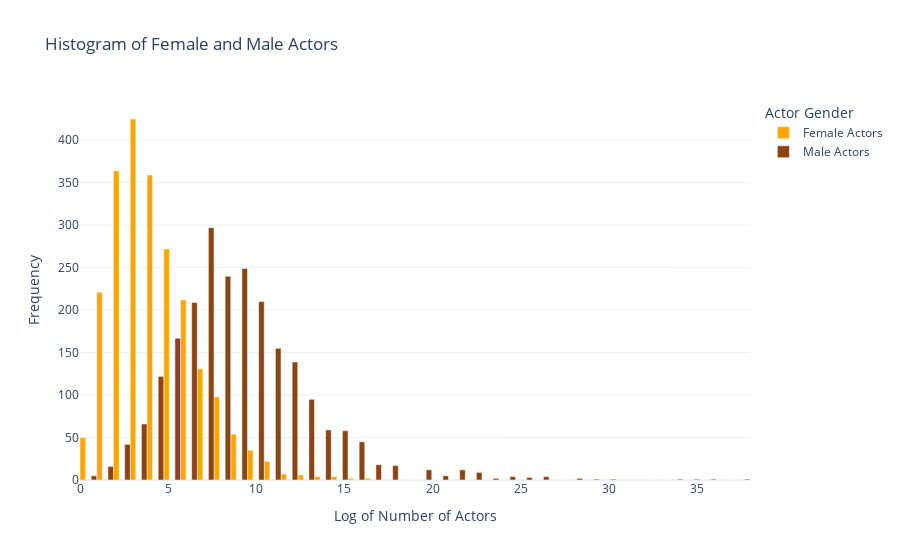

Notebook source saved alongside this figure:
### Markdown cell above
The correlation matrix for the continuous variables in our dataset shows the following relationships:

•  *Female_actors* and *Male_actors*: The correlation coefficient is *0.12*, indicating a weak positive correlation. This suggests that movies with a higher number of female actors also tend to have a higher number of male actors. We note that this could indicate a general tendency for larger casts to include more actors of both genders.

•  *log_Female_actors* and *Movie_release_date*: The correlation coefficient is *0.13*, indicating a weak positive correlation. This suggests that more recent movies tend to include a higher number of female actors. 

While gender composition affects the correlation, these findings highlight the need for deeper analysis (e.g., regression) to control for potential confounders and isolate the impact of gender on box office success.

### Code cell
eda.frequency_actors_gender()

### Figure 1 — Plotly figure (JSON) as saved in the notebook; plotly's stock layout.template omitted (floating-point values rounded to 4 significant figures)
{"data": [{"marker": {"color": "rgb(255, 165, 0)"}, "name": "Female Actors", "type": "bar", "width": 0.3167, "x": [0.1583, 1.108, 2.058, 3.008, 3.958, 4.908, 5.858, 6.808, 7.758, 8.708, 9.658, 10.61, 11.56, 12.51, 13.46, 14.41, 15.36, 16.31, 17.26, 18.21, 19.16, 20.11, 21.06, 22.01, 22.96, 23.91, 24.86, 25.81, 26.76, 27.71, 28.66, 29.61, 30.56, 31.51, 32.46, 33.41, 34.36, 35.31, 36.26, 37.21], "y": [50, 221, 364, 425, 359, 272, 212, 131, 98, 54, 35, 22, 7, 6, 4, 4, 2, 2, 0, 0, 0, 0, 0, 0, 0, 0, 0, 0, 0, 0, 0, 0, 0, 0, 0, 0, 0, 0, 0, 0]}, {"marker": {"color": "rgb(139, 69, 19)"}, "name": "Male Actors", "type": "bar", "width": 0.3167, "x": [0.7917, 1.742, 2.692, 3.642, 4.592, 5.542, 6.492, 7.442, 8.392, 9.342, 10.29, 11.24, 12.19, 13.14, 14.09, 15.04, 15.99, 16.94, 17.89, 18.84, 19.79, 20.74, 21.69, 22.64, 23.59, 24.54, 25.49, 26.44, 27.39, 28.34, 29.29, 30.24, 31.19, 32.14, 33.09, 34.04, 34.99, 35.94, 36.89, 37.84], "y": [5, 16, 42, 66, 122, 167, 209, 297, 240, 249, 210, 155, 139, 95, 59, 58, 45, 18, 17, 0, 12, 5, 12, 9, 2, 4, 3, 4, 0, 2, 1, 1, 0, 0, 0, 1, 1, 1, 0, 1]}], "layout": {"barmode": "group", "legend": {"title": {"text": "Actor Gender"}}, "title": {"text": "Histogram of Female and Male Actors"}, "xaxis": {"title": {"text": "Log of Number of Actors"}}, "yaxis": {"title": {"text": "Frequency"}}}}
